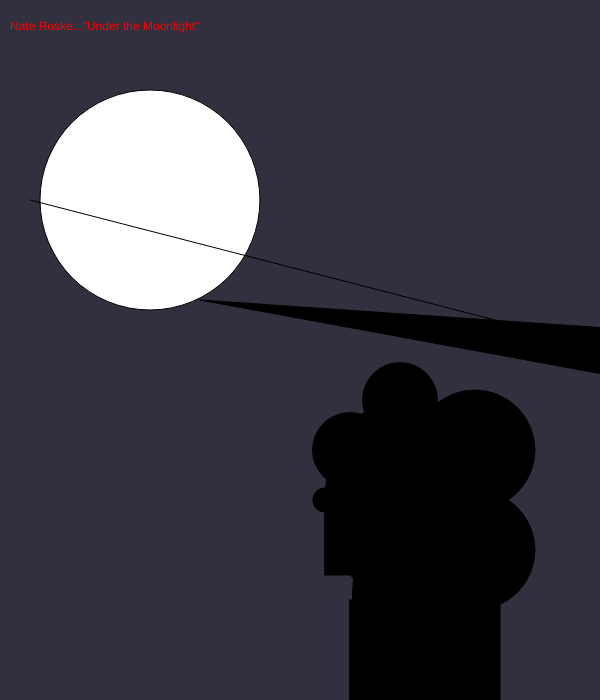
Frame 1 (no input)
Frame 60 (no input): identical to frame 1, image omitted
Frame 120 (the mouse pressed at the canvas centre since frame 60): identical to frame 1, image omitted

The p5.js sketch that drew this single still picture (run headless with seeded random() and noise() and a simulated clock; from frame 60 on, the mouse is pressed at the canvas centre):

// p5.js sketch
// ── sketch.js
function setup()
{
    createCanvas(600,700);
}

function draw()
{
    background(50,47,62);
    
    strokeWeight(1);
    fill(255,255,255)
    circle(150,200,220);

    fill(0,0,0);
    ellipse(400, 500, 150, 200);
    circle(400,400,75);
    circle(450,450,75);
    circle(350,450,75);
    circle(475,550,120);
    circle(475,450,120);
    triangle(5100,1200,3100,500,200,300);
    square(325,500,75);
    ellipse(400, 600, 95, 200);
    
    rect(350, 600, 150, 200);

    line(30,200,805,400);

    fill(255,0,0);
    strokeWeight(25);
    point(325,500);


    text('Nate Roske..."Under the Moonlight"', 10,30);
}
// ── P5 homework.html
<html>
  <head>
    <title>Portrait Time!</title>
    <script src="https://cdnjs.cloudflare.com/ajax/libs/p5.js/1.1.9/p5.min.js"></script>
    <script src="sketch.js"></script>
  </head>
  <body>
  </body>
</html>
